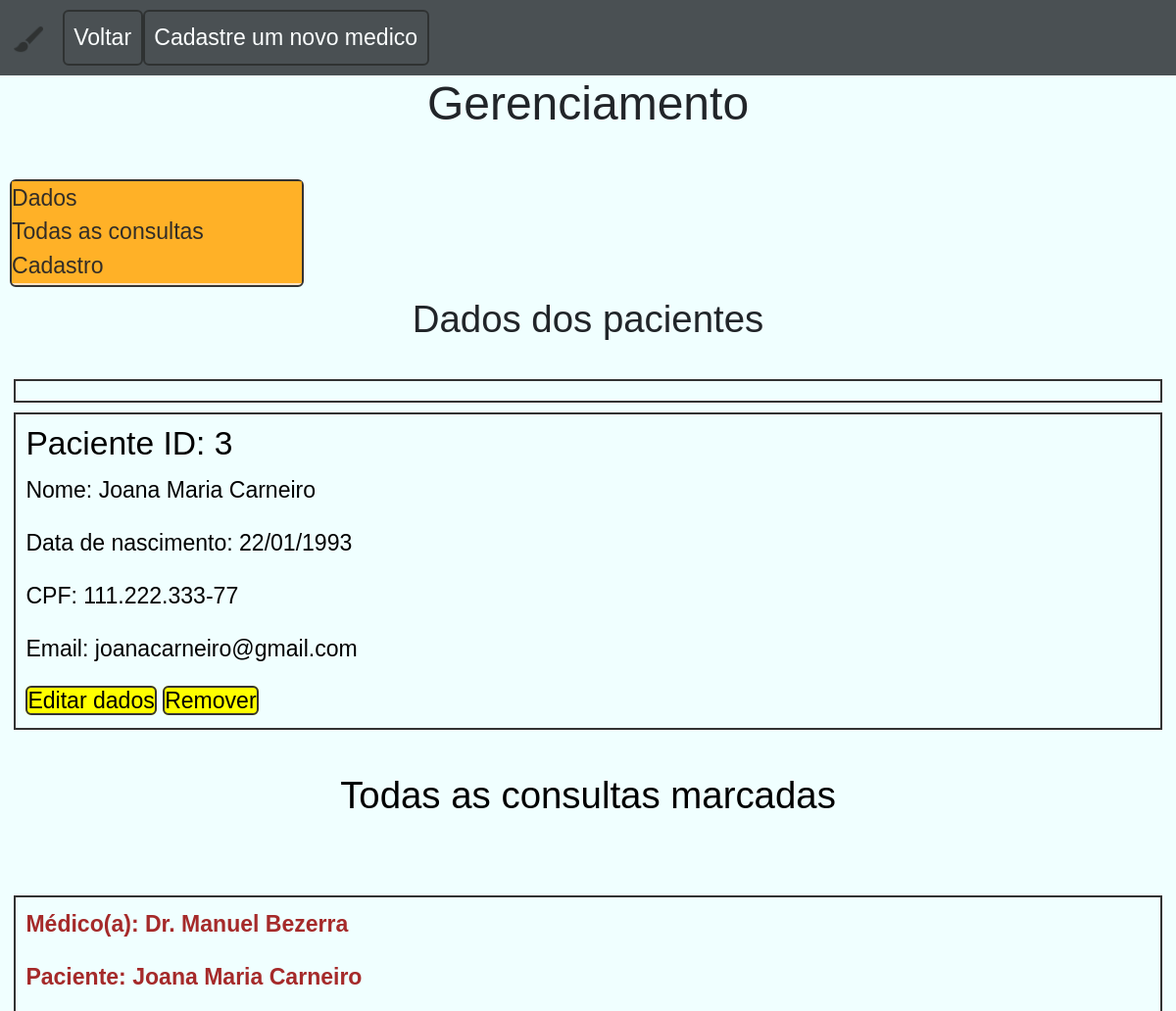
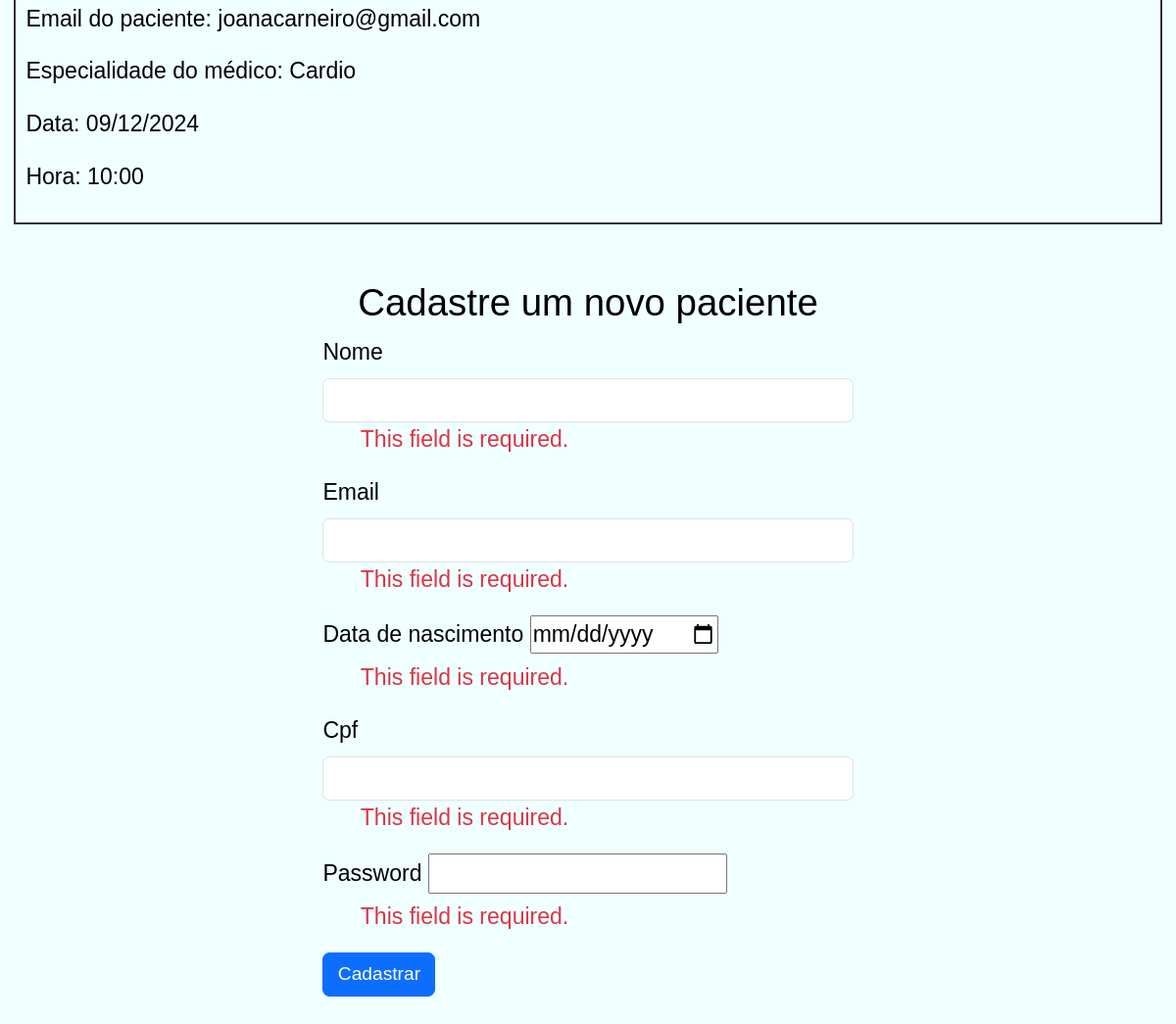
/portal_do_paciente/1/gestao_de_pacientes/ (signed in), run on the app's committed database (2 pictures, top to bottom).
### pacientes/models.py (models this page shows, shortened)
class Paciente(AbstractBaseUser, PermissionsMixin):
    id = models.AutoField(primary_key=True)
    nome = models.CharField(
        max_length=100,
        validators=[
            RegexValidator(
                regex='^[a-zA-Z\s]+$',
                message='O nome deve conter apenas letras e espaços.',
                code='invalid_name'
            )
        ]
    )
    email = models.EmailField(
        max_length=100,
        unique=True,
        blank=False,
        null=False
    )  # Email é obrigatório e validado
    data_de_nascimento = models.DateField(
        default=timezone.now,
        help_text=f'eg. {str(timezone.now().date())}'
    )
    cpf = models.CharField(
        max_length=14,
        unique=True,
        null=False,
        blank=False,
        validators=[
            MinLengthValidator(
                14,
                message='O CPF deve ter 14 dígitos .'
            )
        ]
    )
    password = models.CharField(
        max_length=25,
        unique=True,
        null=False,
        blank=False,
        validators=[
            MinLengthValidator(
                8,
                message='A senha deve ter pelo menos 8 dígitos.'
            )
        ]
    )
    is_staff = models.BooleanField(default=False)
    is_superuser = models.BooleanField(default=False)
    is_active = models.BooleanField(default=True)
    USERNAME_FIELD = 'cpf'  # Define o CPF como o campo de identificação principal
    REQUIRED_FIELDS = ['email', 'password']  # Email agora é opcional
    objects = PacienteManager()
    groups = models.ManyToManyField(
        'auth.Group',
        related_name='paciente_set',  # Nome exclusivo para o relacionamento do Paciente
        blank=True
    )
    user_permissions = models.ManyToManyField(
        'auth.Permission',
        related_name='paciente_permissions_set',  # Nome exclusivo para o relacionamento do Paciente
        blank=True
    )

### agendamentos/models.py (models this page shows, shortened)
class AgendamentoConsulta(models.Model):
    paciente = models.ForeignKey(Paciente, on_delete=models.CASCADE)
    medico = models.ForeignKey(Medico, on_delete=models.CASCADE)
    HORARIOS = (
        (time(8, 0), "08:00 às 09:00"),
        (time(9, 0), "09:00 às 10:00"),
        (time(10, 0), "10:00 às 11:00"),
        (time(11, 0), "11:00 às 12:00"),
        (time(12, 0), "12:00 às 13:00"),
        (time(13, 0), "13:00 às 14:00"),
    )
    data = models.DateField()
    hora = models.TimeField(
        choices=HORARIOS, default=time(8, 0)
    )

### medicos/models.py (models this page shows, shortened)
class Medico(AbstractBaseUser, PermissionsMixin):
    id = models.AutoField(primary_key=True)
    nome = models.CharField(max_length=100)
    email = models.CharField(max_length=100, unique=True)  # Email pode ser opcional
    data_de_nascimento = models.DateField(
        default=timezone.now,
        help_text=f'eg. {str(timezone.now().date())}'
    )
    cpf = models.CharField(max_length=11, unique=True, null=False, blank=True)
    crm = models.CharField(max_length=20, unique=True)  # Número de registro médico
    especialidade = models.CharField(max_length=100, blank=True, null=True)  # Campo para especialidade médica
    password = models.CharField(max_length=128)
    is_staff = models.BooleanField(default=False)
    is_superuser = models.BooleanField(default=False)
    is_active = models.BooleanField(default=True)
    USERNAME_FIELD = 'cpf'  # Define o CPF como o campo de identificação principal
    REQUIRED_FIELDS = ['email', 'crm', 'password']  # CRM e email são obrigatórios
    objects = MedicoManager()
    groups = models.ManyToManyField(
        'auth.Group',
        related_name='medico_set',  # Nome exclusivo para o relacionamento do Medico
        blank=True
    )
    user_permissions = models.ManyToManyField(
        'auth.Permission',
        related_name='medico_permissions_set',  # Nome exclusivo para o relacionamento do Medico
        blank=True
    )

### portal_do_paciente/views.py (the view)
# urls.py: path('<int:id>/gestao_de_pacientes/', views.gestao_de_pacientes, name='gestao_de_pacientes'),
@login_required
def gestao_de_pacientes(request, id):
    pacientes = Paciente.objects.all()
    medicos = Medico.objects.all()
    agendamentos = AgendamentoConsulta.objects.all()
    try:
        paciente = Paciente.objects.get(id=id)
    except Paciente.DoesNotExist:
        return redirect('cadastro')
    if request.user.id != int(id):
        return redirect('login')
    if request.method == 'POST':
        form = PacienteForm(request.POST)
        if form.is_valid():
            paciente = form.save(commit=False)  # Cria o objeto Paciente, mas não salva ainda
            paciente.set_password(form.cleaned_data['password'])
            paciente.data_de_nascimento = form.cleaned_data['data_de_nascimento']
            paciente.is_staff = False
            paciente.is_superuser = False
            paciente.is_active = True
            paciente.save()
            messages.success(request, 'Paciente cadastrado com sucesso!')
        else:
            messages.error(request, 'ocorreu um erro no formulário!')
        context = {
            'form': form,  # Certifique-se que 'form' está sempre no contexto
            'pacientes': pacientes,
            'paciente': paciente,
            'medicos':medicos,
            'agendamentos':agendamentos,
        }
        return redirect('portal_do_paciente', id=id)
    elif request.method == 'GET':
        form = PacienteForm(request.POST)
        context = {
            'form': form,  # Certifique-se que 'form' está sempre no contexto
            'pacientes': pacientes,
            'paciente': paciente,
            'medicos':medicos,
            'agendamentos':agendamentos,
        }
        return render(request, 'gerenciar_pacientes.html',context)

### pacientes/forms.py
class PacienteForm(forms.ModelForm):
    class Meta:
        model = Paciente
        fields = ['nome', 'email', 'data_de_nascimento', 'cpf', 'password']
        widgets = {
            'password': forms.PasswordInput(),
            'data_de_nascimento': forms.DateInput(
                format="%Y-%m-%d",
                attrs={'type': 'date'}
            ),
            'nome': forms.TextInput(attrs={'class': 'form-control'}),
            'email': forms.EmailInput(attrs={'class': 'form-control'}),
            'cpf': forms.TextInput(attrs={'class': 'form-control'}),
        }
        data_de_nascimento = forms.DateField(
        widget=forms.DateInput(
            format="%Y-%m-%d",
            attrs={'type': 'date'}
        ),
        input_formats=["%Y-%m-%d"],
        validators=[validate_future_date],
    )

### portal_do_paciente/templates/gerenciar_pacientes.html (shortened to what this page needs)
{% extends 'base.html' %}
{% load static %}
{% block content %}
<link rel="stylesheet" href="{% static 'css/style_gerenciar_pacientes.css' %}">
<header>
  <nav class="navbar navbar-expand-lg navbar-dark bg-dark">
    <div class="container-fluid">
      <a class="navbar-brand" href="#">
        <img src="{% static 'images/portal_do_paciente_icon.png' %}" alt="home" width="30" height="30">
      </a>
      <div class="collapse navbar-collapse" id="navbarNav">
        <ul class="navbar-nav">
          <li class="nav-item">
            <a class="nav-link" href="{% url 'portal_do_paciente' id=paciente.id%}">Voltar </a>
            <a class="nav-link" href="{% url 'cadastro_de_medicos' id=paciente.id%}">Cadastre um novo medico </a>
          </li>
        </ul>
      </div>
    </div>
  </nav>
</header>
<h1 style="text-align: center;">Gerenciamento</h1>
<br>
<div class="menu">
  <a href="#dados">Dados</a>
  <a href="#todas_as_consultas">Todas as consultas</a>
  <a href="#cadastro">Cadastro</a>
</div>
<h2 id="dados" style="text-align: center;">Dados dos pacientes</h2>
<br>
<div class="container-fluid">
  <div class="flex-container">
    {% for paciente_ in pacientes %}
      <div class="flex-item">
        {% if not paciente_.is_superuser %}
          <h3>Paciente ID: {{ paciente_.id }}</h3>
          {% if paciente_.nome %}
            <p>Nome: {{ paciente_.nome }}</p>
          {% endif %}
          <p>Data de nascimento: {{ paciente_.data_de_nascimento | date:'d/m/Y' }}</p>
          <p>CPF: {{ paciente_.cpf }}</p>
          <p>Email: {{ paciente_.email }}</p>
          <a class="editar" href="{% url 'editar_paciente' paciente_.id %}">Editar dados</a>
          <a class="editar" href="{% url 'remover_paciente' paciente_.id %}">Remover</a>
        {% endif %}
      </div>
    {% endfor %}
  </div>
  <br>
  <h2 id="todas_as_consultas"style="text-align: center;">Todas as consultas marcadas</h2>
  <br>
  <br>
  <div class="flex-container">
    {% if agendamentos %}
    {% for agendamento in agendamentos %}
      <div class="flex-item">
        <strong><p style="color: brown;">Médico(a): {{ agendamento.medico.nome }}</p></strong>
        {% if agendamento.paciente.nome %}
        <strong><p style="color: brown;">Paciente: {{ agendamento.paciente.nome }}</p></strong>
        {% endif %}
        <p>Email do paciente: {{ agendamento.paciente.email }}</p>
        <p>Especialidade do médico: {{ agendamento.medico.especialidade }}</p>
        <p>Data: {{ agendamento.data | date:'d/m/Y' }}</p>
        <p>Hora: {{ agendamento.hora|date:"H:i" }}</p>
      </div>
    {% endfor %}
    {% else %}
    <h3 style="text-align: center;color:red;">Sem consultas</h3>
    {% endif %}
  </div>
</div>
<div class="container mt-5" >
  <div id="div-title-cadatro">
      <h2 id="cadastro" style="text-align: center;">Cadastre um novo paciente</h2>
  </div>
  <div class="row justify-content-center">
      <div class="col-md-6" id="div-form-cadastro">
          <form method="POST" class="form-group">
              {% for field in form %}
                  <div class="form-group">
                      <label for="{{ field.id_for_label }}" class="form-label">{{ field.label }}</label>
                      {{ field }}
                      {% if field.errors %}
                          <ul class="errors">
                              {% for error in field.errors %}
                                  <li class="text-danger">{{ error }}</li>
                              {% endfor %}
                          </ul>
                      {% endif %}
                  </div>
              {% endfor %}
              <button type="submit" class="btn btn-primary">Cadastrar</button>
          </form>
          <br>
          <br>
          <br>
                      </div>
  </div>
</div>
{% endblock %}

### home/templates/base.html (shortened to what this page needs)
{% load static %}
<!DOCTYPE html>
<html lang="pt-br">
  <head>
    <link rel="stylesheet" href="{% static 'css/style_base.css' %}">
    <link href="https://cdn.jsdelivr.net/npm/bootstrap@5.3.3/dist/css/bootstrap.min.css" rel="stylesheet">
  </head>
  <body>
    {% block content %}
    {% endblock %}
  </body>
</html>

### static/css/style_gerenciar_pacientes.css (style rules this page uses)
* { color:black; font-size: 1.2rem; font-family: sans-serif; }
body { background-color: azure; background-size:cover ; }
header { align-items: end !important; display: block; opacity: 0.8; color: white; }
.navbar-nav > li > a { color: white; border: 2px solid black; border-radius: 6px; transition: background-color 1s; }
.navbar-nav { display: flex; }
li { display: flex; }
.flex-container { display: block; flex-direction: column; align-items: flex-start; }
.flex-item { border: 2px solid #333; margin-bottom: 10px; padding: 10px; }
.editar { border: 2px solid #333; text-decoration: none; background-color: yellow; border-radius: 6px; color:black }
.menu { border-radius: 6px; width: 300px; height: 110px; margin: 10px; display: inline-block; border: 2px solid #333; background-color: bisque; }
.menu > a { opacity: 0.8; display: block; background-color: orange; color: black; text-decoration: none; }

### data on the page
Paciente: id "3", nome "Joana Maria Carneiro", data_de_nascimento "22/01/1993", cpf "111.222.333-77", email "joanacarneiro@gmail.com"
AgendamentoConsulta: medico.nome "Dr. Manuel Bezerra", paciente.nome "Joana Maria Carneiro", paciente.email "joanacarneiro@gmail.com", medico.especialidade "Cardio", data "09/12/2024", hora "10:00"

### other printed values
{{ field.label }} "Nome" "Email" "Data de nascimento" "Cpf" "Password"
{{ error }} "This field is required." "This field is required." "This field is required." "This field is required." "This field is required."
